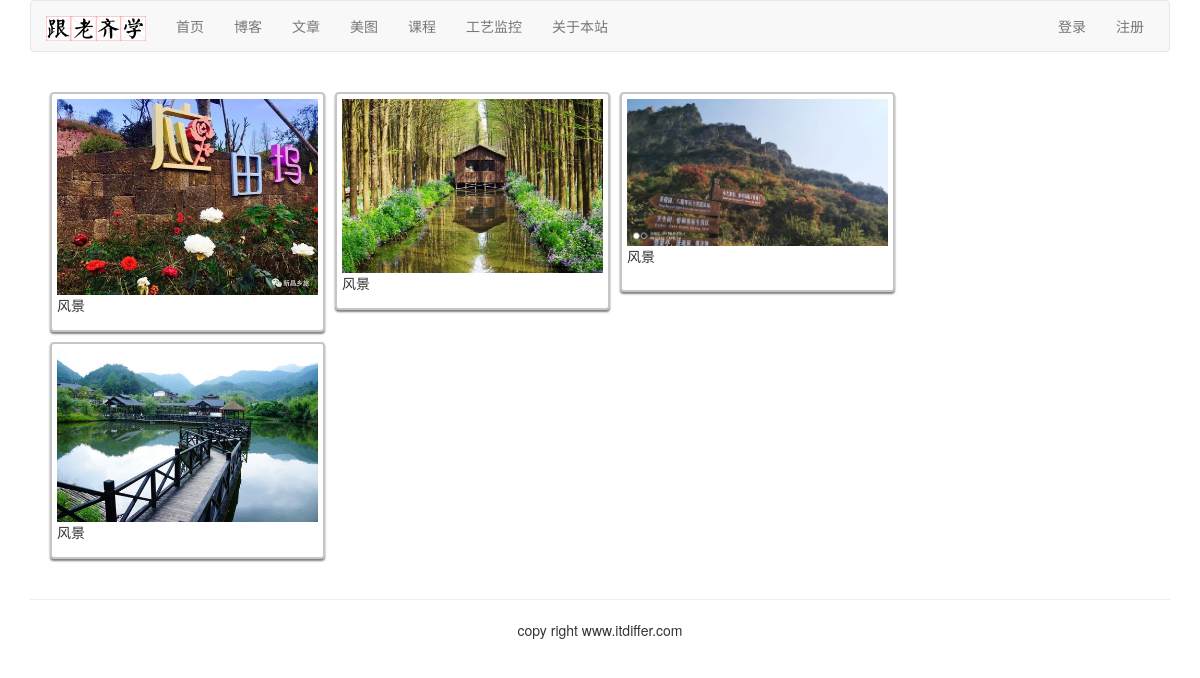
The app's page /image/images/ with its own data.
### image/models.py (models this page shows, shortened)
class Image(models.Model):
    user = models.ForeignKey(User, on_delete=models.CASCADE, related_name="iamges")
    title = models.CharField(max_length=300)
    url = models.URLField()
    slug = models.SlugField(max_length=500, blank=True)
    description = models.TextField(blank=True)
    created = models.DateField(auto_now_add=True, db_index=True)
    image = models.ImageField(upload_to='images/%Y/%m/%d')

### image/views.py (the view)
# urls.py: path('images/', views.falls_images, name='falls_images'),
def falls_images(request):
    images = Image.objects.all()
    return render(request, 'image/falls_images.html', {"images": images})

### templates/image/falls_images.html (shortened to what this page needs)
{% extends "base.html" %}
{% load static %}
{% block content %}
<div class="container">
    <link rel="stylesheet" href="{% static 'css/mansory-style.css' %}" type="text/css" />
    <div id="my-gallery-container">
        {% for image in images %}
        <div class="falls_item h200" data-order="{{image.id}}">
            <a href="javascript:void(0)" onclick="displayImage('{{image.user}}', '{{image.title}}','{{image.image.url}}', '{{image.description}}','{{request.get_host}}')">
                <img src="{{ image.image.url }}">
            </a>
            <p>{{ image.title }}</p>
        </div>
        {% endfor %}
    </div>
</div>
{% endblock %}

### templates/base.html (shortened to what this page needs)
<!DOCTYPE html>
{% load static %}
<html lang="zh-cn">
<head>
    <link rel="stylesheet" href="{% static 'css/bootstrap.css' %}">
</head>
<body>
    {% include 'header.html' %}
    <div class="container">
        {% block content %}
        {% endblock %}
    </div>
    {% include 'footer.html' %}
</body>
</html>

### templates/header.html (shortened to what this page needs)
{% load static %}
<div class="container">
    <nav class="navbar navbar-default" role="navigation">
        <div class="navbar-header">
            <a class="navbar-brand" href="http://www.itdiffer.com">
                <img src="{% static '/images/logo.png' %}" width="100px">
            </a>
        </div>
        <div>
            <ul class="nav navbar-nav" role="navigation">
                <li><a href="{% url 'home' %}">首页</a> </li>
                <li><a href="{% url 'blog:blog_title' %}">博客</a></li>
                <li><a href="{% url 'article:article_titles' %}">文章</a> </li>
                <li><a href="{% url 'image:falls_images' %}">美图</a> </li>
                <li><a href="{% url 'course:course_list' %}">课程</a> </li>
                <li><a href="{% url 'collector:collector' %}">工艺监控</a> </li>
                <li><a href="{% url 'course:about' %}">关于本站</a> </li>
            </ul>
            <ul class="nav navbar-nav navbar-right" style="margin-right:10px">
                {% if user.is_authenticated %}
                    <li>
                        <div class="dropdown" style="margin-top:8px">
                            <button class="btn btn-default dropdown-toggle" type="button" id="dropdownMenu"
                                    data-toggle="dropdown">{{ user.username }}
                            <span class="caret"></span>
                            </button>
                            <ul class="dropdown-menu">
                                <li><a href="{% url 'account:password_change' %}">修改密码</a> </li>
                                <li><a href="{% url 'account:my_information' %}">个人信息</a> </li>
                                <li><a href="{% url 'article:article_column' %}">后台管理</a> </li>
                            </ul>
                        </div>
                    </li>
                    <li><a href="{% url 'account:user_logout' %}">退出</a> </li>
                {% else %}
                    <li><a href="{% url 'account:user_login' %}">登录</a> </li>
                    <li><a href="{% url 'account:user_regsiter' %}">注册</a> </li>
                {% endif %}
            </ul>
        </div>
    </nav>
</div>

### templates/footer.html
<div class="container">
    <hr>
    <p class="text-center">copy right www.itdiffer.com</p>
</div>

### static/css/mansory-style.css (style rules this page uses)
#my-gallery-container { background-color: #ededed; }
.falls_item { border: #c6c6c6 2px solid; width: 100%; background-color: white; min-height: 100px; padding: 5px; margin: 10px 0px; box-shadow: rgba(0, 0, 0, 0.5) 0px 2px 2px; border-radius: 4px;, }
.falls_item.h200 { width: 100%; min-height: 200px; }
.falls_item img { max-width: 100%; }

### records on screen
Image: image (picture), title "风景"
Image: image (picture), title "风景"
Image: image (picture), title "风景"
Image: image (picture), title "风景"
